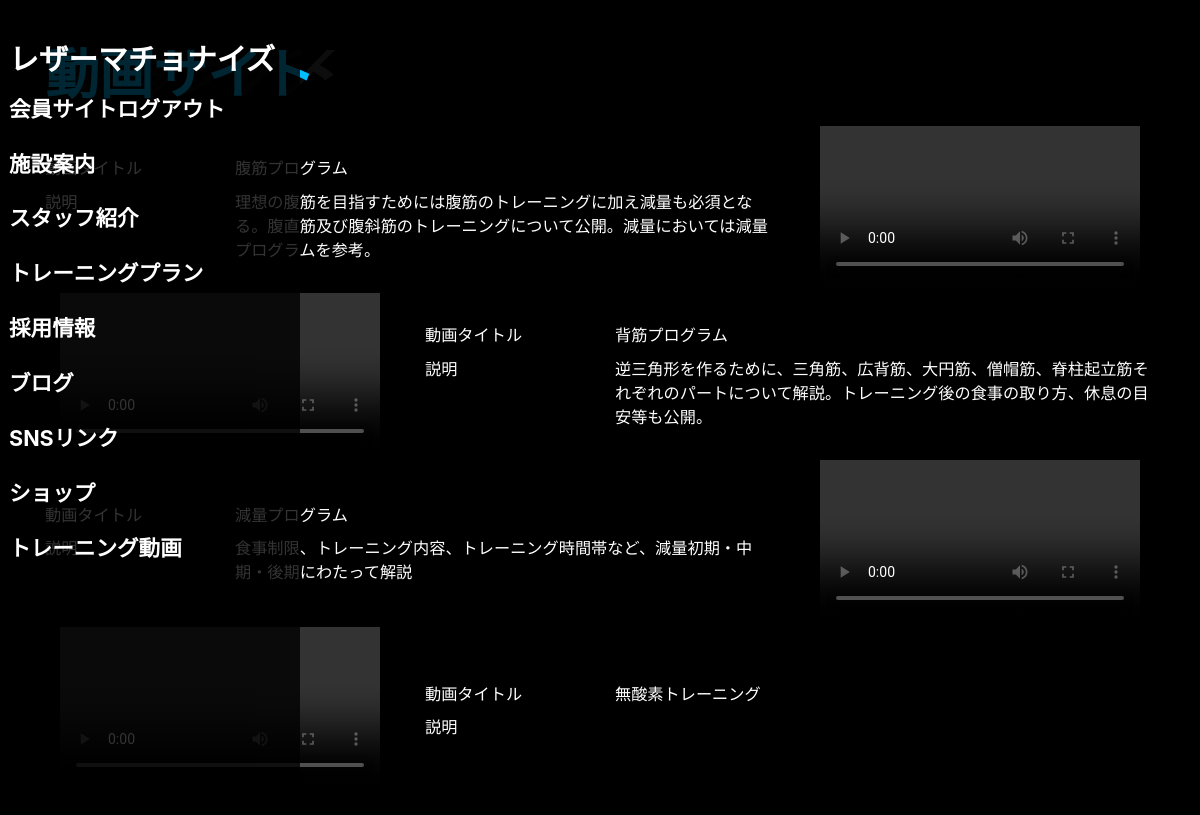
Screenshot of /movie/ (signed in) with the database file from the repository.
### movie/models.py (models this page shows, shortened)
class Movie(models.Model):
    class Meta:
        db_table    = "movie"
    filename    = models.CharField(verbose_name="動画ファイル名(.mp4形式で記述)",max_length=200)
    title       = models.CharField(verbose_name="動画タイトル",max_length=20)
    description = models.CharField(verbose_name="動画説明", max_length=500,blank=True,default="")

### movie/views.py (the view)
class MovieView(LoginRequiredMixin,View):
    def get(self,request,*args,**kwargs):
        if "id" in request.GET:
            data    = Movie.objects.filter(id=request.GET["id"])
            context = { "data": data }
            print(request.GET["id"])
            return render(request,"movie/content.html",context)
        else:
            print("GET文が送信されました")
            data    = Movie.objects.all()
            context = { "data" : data }
            return render(request,"movie/index.html",context)

### templates/movie/index.html (shortened to what this page needs)
{% extends "common/l_sidebar.html" %}
{% load static %}
{% block extra_head %}
<link rel="stylesheet" href="https://stackpath.bootstrapcdn.com/bootstrap/4.4.1/css/bootstrap.min.css">
<link rel="stylesheet" href="{% static 'movie/css/style.css' %}">
<link rel="stylesheet" href="{% static 'movie/css/new_style.css' %}">
{% endblock %}
{% block main %}
    <main id="mainarea" class="container">
        <section id="aboutme">
            <div class="section_header_area">
                <div class="section_header_shadow">動画サイト</div>
                <div class="section_header">動画サイト</div>
            </div>
            {% for content in data %}
            <div class="row about_staff_row">
                <div class="col-sm-4 text-left" >
                    <video class="col-sm-12" src="{% static 'movie/video/' %}{{ content.filename }}" controls></video>
                </div>
                <div class="col-sm-8 align-self-center">
                    <div class="row my-2 text-left" style="font-size:0.9rem;">
                        <div class="col-3 my-1">動画タイトル</div><div class="col-9 my-1" >{{ content.title }}</div>
                        <div class="col-3 my-1">説明</div><div class="col-9 my-1" >{{ content.description }}</div>
                    </div>
                </div>
            </div>
            {% endfor %}
        </section>
    </main>
{% endblock %}

### static/common/css/base.css (style rules this page uses)
html { font-size: 18px; }

### static/common/css/l_sidebar.css (style rules this page uses)
body { background:black; color:white; margin:0; }
main { margin:0; }

### static/movie/css/style.css (style rules this page uses)
html { font-size: 18px; scroll-behavior: smooth; }
body { background:black; color:white; }
section { margin:2rem 0; }
.section_header_area { color:deepskyblue; font-family:Georgia, serif; font-size:3rem; font-weight:bold; position:relative; padding-bottom:5rem; }
.section_header { position:absolute; top:0; left:0; }
.section_header_shadow { position:absolute; top:0rem; left:1.25rem; color:gray; transform:skew(-45deg); opacity:0.1; }

### static/movie/css/new_style.css (style rules this page uses)
.about_staff_row { position:relative; }
.about_staff_row:nth-child(even) { flex-direction:row-reverse; }

### rows the page displays
Movie: title "腹筋プログラム", description "理想の腹筋を目指すためには腹筋のトレーニングに加え減量も必須となる。腹直筋及び腹斜筋のトレーニングについて公開。減量においては減量プログラムを参考。"
Movie: title "背筋プログラム", description "逆三角形を作るために、三角筋、広背筋、大円筋、僧帽筋、脊柱起立筋それぞれのパートについて解説。トレーニング後の食事の取り方、休息の目安等も公開。"
Movie: title "減量プログラム", description "食事制限、トレーニング内容、トレーニング時間帯など、減量初期・中期・後期にわたって解説"
Movie: title "無酸素トレーニング"
